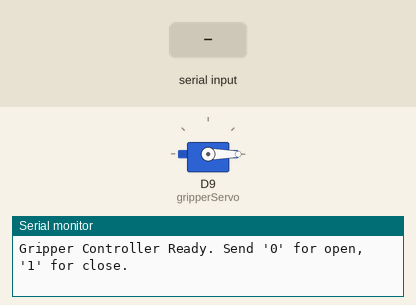
Recording of a program running on a simulated Arduino Nano RP2040 Connect. Parts: servo, the last lines printed to the serial monitor. The test bench sets the inputs (shaded band).

Above: at 1.2 s.
1.3 s: "1\n" received over Serial
At 2.1 s:
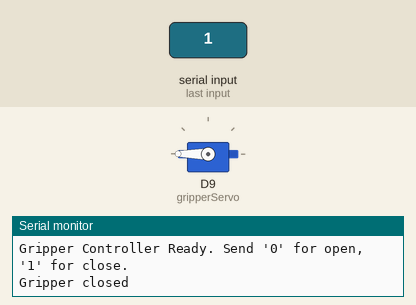
2.8 s: "0\n" received over Serial
At 3.6 s:
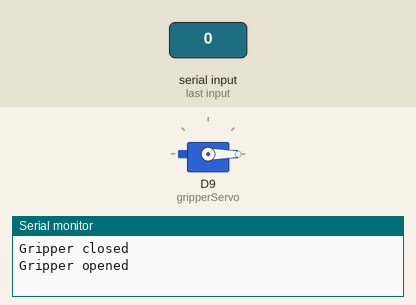
Timing chart, 0 to 5.8 s (numbered marks = the images above; inputs shaded):
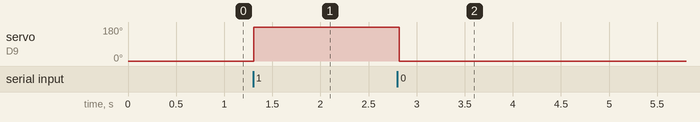

Measured:
- after the input at 1.3 s, servo on D9 (gripperServo): 0° → 180° at once
- after the input at 2.8 s, servo on D9 (gripperServo): 180° → 0° at once

The program:

main.cpp
```cpp
#include <Arduino.h>
#include <Servo.h>

Servo gripperServo;  // Create a Servo object for the gripper

// Define servo angles for open and closed positions
const int OPEN_ANGLE = 0;    // Adjust as needed for your gripper
const int CLOSE_ANGLE = 180;  // Adjust as needed for your gripper

void setup() {
  Serial.begin(9600);              // Start serial communication at 9600 baud
  gripperServo.attach(9);          // Attach the servo to digital pin 9
  gripperServo.write(OPEN_ANGLE);  // Initialize with gripper open
  Serial.println("Gripper Controller Ready. Send '0' for open, '1' for close.");
}

void loop() {
  if (Serial.available() > 0) {
    // Read the incoming serial data until newline
    String command = Serial.readStringUntil('\n');
    command.trim();  // Remove any extra whitespace or newline characters

    // Process the command if it's valid
    if (command == "0") {
      gripperServo.write(OPEN_ANGLE);
      Serial.println("Gripper opened");
    } else if (command == "1") {
      gripperServo.write(CLOSE_ANGLE);
      Serial.println("Gripper closed");
    } else {
      Serial.println("Invalid command. Please send '0' for open or '1' for close.");
    }
  }
  delay(20);  // Small delay for stability
}
```
